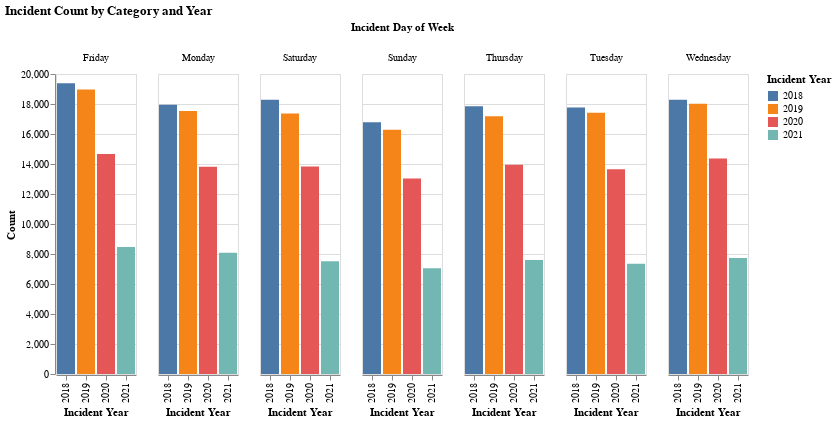

The notebook cell saved with this chart:
### Code cell
count_by_year_plot('Incident Day of Week', 'Incident Count by Category and Year')

### Figure 1 — Vega-Lite specification as saved in the notebook (floating-point values rounded to 4 significant figures)
{"config": {"view": {"continuousWidth": 400, "continuousHeight": 300}}, "data": {"name": "data-a2519aca75783a9429a4c493d6babbda"}, "mark": "bar", "encoding": {"color": {"type": "nominal", "field": "Incident Year"}, "column": {"type": "nominal", "field": "Incident Day of Week"}, "x": {"type": "nominal", "field": "Incident Year"}, "y": {"type": "quantitative", "field": "Count"}}, "title": "Incident Count by Category and Year", "$schema": "https://vega.github.io/schema/vega-lite/v4.8.1.json", "datasets": {"data-a2519aca75783a9429a4c493d6babbda": [{"Incident Day of Week": "Friday", "Incident Year": 2018, "Count": 19382}, {"Incident Day of Week": "Friday", "Incident Year": 2019, "Count": 18972}, {"Incident Day of Week": "Friday", "Incident Year": 2020, "Count": 14670}, {"Incident Day of Week": "Friday", "Incident Year": 2021, "Count": 8475}, {"Incident Day of Week": "Monday", "Incident Year": 2018, "Count": 17948}, {"Incident Day of Week": "Monday", "Incident Year": 2019, "Count": 17533}, {"Incident Day of Week": "Monday", "Incident Year": 2020, "Count": 13824}, {"Incident Day of Week": "Monday", "Incident Year": 2021, "Count": 8084}, {"Incident Day of Week": "Saturday", "Incident Year": 2018, "Count": 18290}, {"Incident Day of Week": "Saturday", "Incident Year": 2019, "Count": 17372}, {"Incident Day of Week": "Saturday", "Incident Year": 2020, "Count": 13836}, {"Incident Day of Week": "Saturday", "Incident Year": 2021, "Count": 7512}, {"Incident Day of Week": "Sunday", "Incident Year": 2018, "Count": 16776}, {"Incident Day of Week": "Sunday", "Incident Year": 2019, "Count": 16278}, {"Incident Day of Week": "Sunday", "Incident Year": 2020, "Count": 13040}, {"Incident Day of Week": "Sunday", "Incident Year": 2021, "Count": 7050}, {"Incident Day of Week": "Thursday", "Incident Year": 2018, "Count": 17857}, {"Incident Day of Week": "Thursday", "Incident Year": 2019, "Count": 17178}, {"Incident Day of Week": "Thursday", "Incident Year": 2020, "Count": 13945}, {"Incident Day of Week": "Thursday", "Incident Year": 2021, "Count": 7597}, {"Incident Day of Week": "Tuesday", "Incident Year": 2018, "Count": 17769}, {"Incident Day of Week": "Tuesday", "Incident Year": 2019, "Count": 17425}, {"Incident Day of Week": "Tuesday", "Incident Year": 2020, "Count": 13646}, {"Incident Day of Week": "Tuesday", "Incident Year": 2021, "Count": 7345}, {"Incident Day of Week": "Wednesday", "Incident Year": 2018, "Count": 18286}, {"Incident Day of Week": "Wednesday", "Incident Year": 2019, "Count": 18025}, {"Incident Day of Week": "Wednesday", "Incident Year": 2020, "Count": 14362}, {"Incident Day of Week": "Wednesday", "Incident Year": 2021, "Count": 7740}]}}
